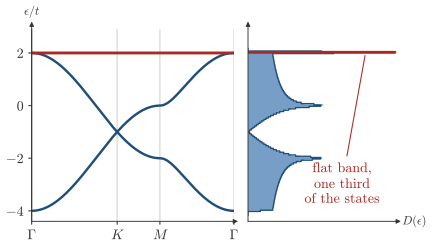

The script that drew this image:
"""Session 2, the bands and the density of states of the kagome lattice, H = -t sum over first neighbors.

The Bloch Hamiltonian has three orbitals per cell. The bands are computed along Gamma-K-M-Gamma, and the density
of states (2.16) is a histogram of the three bands on a uniform k-mesh of 600 x 600 points, with bins of
0.05 t. The flat band at +2t holds one third of the states and fills a single bin, which is cut in the plot.
"""
import os, sys
sys.path.insert(0, os.path.join(os.path.dirname(os.path.abspath(__file__)), ".."))
import numpy as np
import matplotlib.pyplot as plt
import style

FS = 10.5
t = 1.0
a1, a2 = np.array([2.0, 0.0]), np.array([1.0, np.sqrt(3)])      # first-neighbor distance 1


def hk(k):
    """Bloch Hamiltonians for an array of k, shape (n, 3, 3)."""
    c1 = np.cos(k @ a1 / 2); c2 = np.cos(k @ a2 / 2); c3 = np.cos(k @ (a2 - a1) / 2)
    H = np.zeros((len(k), 3, 3))
    H[:, 0, 1] = H[:, 1, 0] = -2 * t * c1
    H[:, 0, 2] = H[:, 2, 0] = -2 * t * c2
    H[:, 1, 2] = H[:, 2, 1] = -2 * t * c3
    return H


# reciprocal vectors, b_i . a_j = 2 pi delta_ij
B = 2 * np.pi * np.linalg.inv(np.array([a1, a2])).T
n = 600
u = (np.arange(n) + 0.5) / n
U1, U2 = np.meshgrid(u, u)
kmesh = U1.reshape(-1, 1) * B[0] + U2.reshape(-1, 1) * B[1]
E = np.linalg.eigvalsh(hk(kmesh))
assert np.allclose(E[:, 2], 2 * t)                                # exactly flat, at the top
assert E[:, :2].min() > -4 * t - 1e-9 and E[:, 1].max() < 2 * t + 1e-9
bins = np.arange(-4.2, 2.25, 0.05)
hist, edges = np.histogram(E.ravel(), bins=bins, density=True)
centers = (edges[1:] + edges[:-1]) / 2
iflat = np.argmax(hist)
assert abs(centers[iflat] - 2 * t) < 0.05
frac = np.mean(np.isclose(E.ravel(), 2 * t))
assert abs(frac - 1 / 3) < 1e-3

G, K, M = np.zeros(2), (B[0] + B[1]) / 3 * np.array([1, 1]), B[0] / 2
K = (2 * B[0] + B[1]) / 3
nodes = [G, K, M, G]
ks, x, xt = [], [], [0.0]
for P, Q in zip(nodes[:-1], nodes[1:]):
    s = np.linspace(0, 1, 250)
    ks.append(P + s[:, None] * (Q - P)); x.append(xt[-1] + s * np.linalg.norm(Q - P))
    xt.append(xt[-1] + np.linalg.norm(Q - P))
Ep = np.linalg.eigvalsh(hk(np.vstack(ks))); x = np.concatenate(x)

fig = plt.figure(figsize=(12.5 * style.CM, 6.6 * style.CM))
gs = fig.add_gridspec(1, 2, width_ratios=[1.35, 1.0], wspace=0.08)
axb, axd = fig.add_subplot(gs[0]), fig.add_subplot(gs[1])
for j in range(3):
    axb.plot(x, Ep[:, j], color=style.BROKEN if j == 2 else style.ACCENT, lw=2.2 if j == 2 else 1.8)
for xv in xt:
    style.guide(axb, x=xv)
style.arrows(axb, ylabel=r'$\epsilon/t$', ticks=True)
axb.set_xticks(xt); axb.set_xticklabels([r'$\Gamma$', r'$K$', r'$M$', r'$\Gamma$'])
axb.set_yticks([-4, -2, 0, 2]); axb.tick_params(labelsize=FS, length=2.5)
axb.spines['left'].set_visible(True)
axb.set_xlim(0, xt[-1]); axb.set_ylim(-4.4, 2.9)
cut = 0.55
shown = np.minimum(hist, cut)
axd.fill_betweenx(centers, 0, shown, step='mid', color=style.LIGHT, lw=0)
axd.plot(shown, centers, color=style.ACCENT, lw=1.0, drawstyle='steps-mid')
axd.plot([0, cut], [centers[iflat]] * 2, color=style.BROKEN, lw=2.2)
style.arrows(axd, xlabel=r'$D(\epsilon)$')
axd.set_ylim(axb.get_ylim()); axd.set_xlim(0, cut * 1.02)
axd.annotate('flat band,\none third\nof the states', xy=(cut * 0.8, 2.0), xytext=(cut * 0.64, -2.95),
             fontsize=FS, color=style.BROKEN, ha='center', va='center', linespacing=1.15,
             arrowprops=dict(arrowstyle='-', color=style.BROKEN, lw=0.8))
style.save(fig, __file__)
